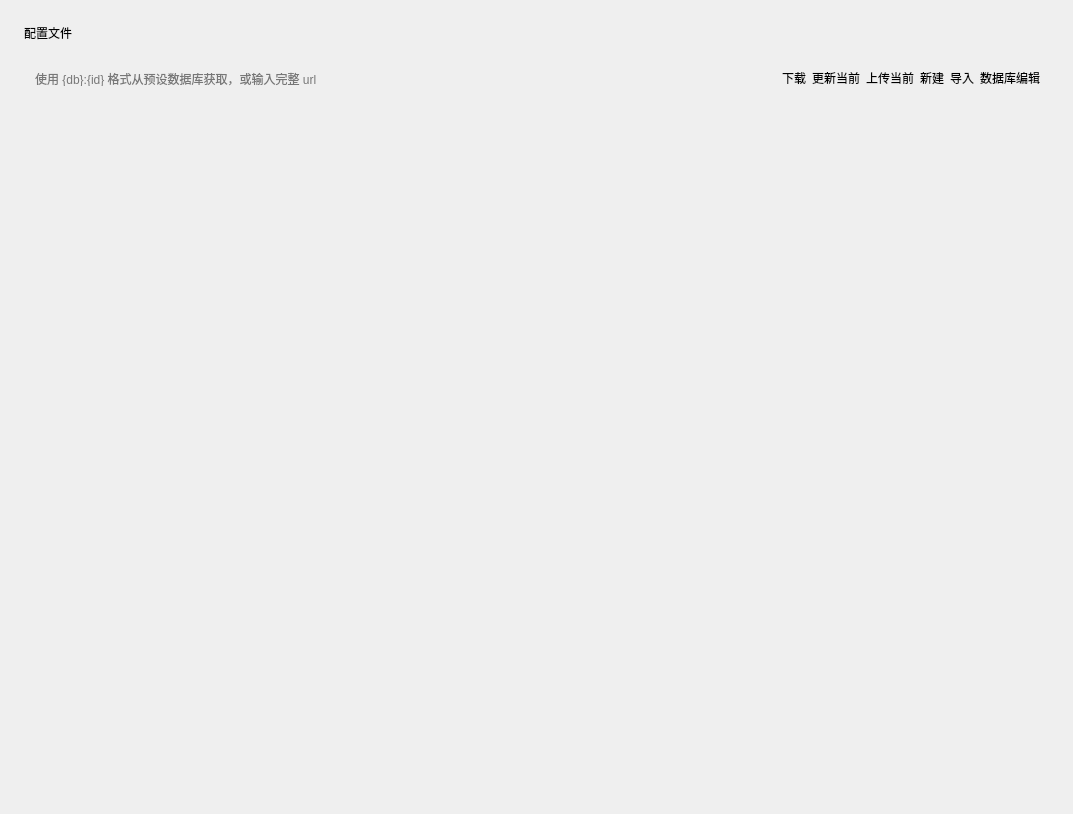
<?xml version="1.0" encoding="UTF-8"?>
<ui version="4.0">
 <class>Form</class>
 <widget class="QWidget" name="Form">
  <property name="geometry">
   <rect>
    <x>0</x>
    <y>0</y>
    <width>1073</width>
    <height>814</height>
   </rect>
  </property>
  <property name="sizePolicy">
   <sizepolicy hsizetype="Preferred" vsizetype="Preferred">
    <horstretch>0</horstretch>
    <verstretch>0</verstretch>
   </sizepolicy>
  </property>
  <property name="windowTitle">
   <string>Form</string>
  </property>
  <layout class="QVBoxLayout" name="verticalLayout_2">
   <property name="spacing">
    <number>18</number>
   </property>
   <property name="leftMargin">
    <number>24</number>
   </property>
   <property name="topMargin">
    <number>24</number>
   </property>
   <property name="rightMargin">
    <number>24</number>
   </property>
   <property name="bottomMargin">
    <number>24</number>
   </property>
   <item>
    <widget class="TitleLabel" name="TitleLabel">
     <property name="text">
      <string>配置文件</string>
     </property>
    <property name="wordWrap"><bool>true</bool></property></widget>
   </item>
   <item>
    <widget class="SmoothScrollArea" name="SmoothScrollArea">
     <property name="styleSheet">
      <string notr="true">background: transparent; border: none</string>
     </property>
     <property name="widgetResizable">
      <bool>true</bool>
     </property>
     <widget class="QWidget" name="scrollAreaWidgetContents">
      <property name="geometry">
       <rect>
        <x>0</x>
        <y>0</y>
        <width>1025</width>
        <height>711</height>
       </rect>
      </property>
      <layout class="QVBoxLayout" name="verticalLayout_9">
       <item>
        <layout class="QHBoxLayout" name="horizontalLayout">
         <property name="bottomMargin">
          <number>0</number>
         </property>
         <item>
          <widget class="LineEdit" name="config_url">
           <property name="placeholderText">
            <string>使用 {db}:{id} 格式从预设数据库获取，或输入完整 url</string>
           </property>
          </widget>
         </item>
         <item>
          <widget class="PushButton" name="config_download">
           <property name="text">
            <string>下载</string>
           </property>
          </widget>
         </item>
         <item>
          <widget class="PushButton" name="config_update">
           <property name="text">
            <string>更新当前</string>
           </property>
          </widget>
         </item>
         <item>
          <widget class="PushButton" name="config_upload">
           <property name="text">
            <string>上传当前</string>
           </property>
          </widget>
         </item>
         <item>
          <widget class="PushButton" name="config_new">
           <property name="text">
            <string>新建</string>
           </property>
          </widget>
         </item>
         <item>
          <widget class="PushButton" name="config_import">
           <property name="text">
            <string>导入</string>
           </property>
          </widget>
         </item>
         <item>
          <widget class="PushButton" name="config_db_edit">
           <property name="text">
            <string>数据库编辑</string>
           </property>
          </widget>
         </item>
        </layout>
       </item>
       <item>
        <spacer name="verticalSpacer">
         <property name="orientation">
          <enum>Qt::Vertical</enum>
         </property>
         <property name="sizeType">
          <enum>QSizePolicy::Fixed</enum>
         </property>
         <property name="sizeHint" stdset="0">
          <size>
           <width>20</width>
           <height>20</height>
          </size>
         </property>
        </spacer>
       </item>
       <item>
        <widget class="ListWidget" name="config_table" />
       </item>
      </layout>
     </widget>
    </widget>
   </item>
  </layout>
 </widget>
 <customwidgets>
  <customwidget>
   <class>PushButton</class>
   <extends>QPushButton</extends>
   <header>qfluentwidgets</header>
  </customwidget>
  <customwidget>
   <class>SmoothScrollArea</class>
   <extends>QScrollArea</extends>
   <header>qfluentwidgets</header>
   <container>1</container>
  </customwidget>
  <customwidget>
   <class>TitleLabel</class>
   <extends>QLabel</extends>
   <header>qfluentwidgets</header>
  </customwidget>
  <customwidget>
   <class>LineEdit</class>
   <extends>QLineEdit</extends>
   <header>qfluentwidgets</header>
  </customwidget>
  <customwidget>
   <class>ListWidget</class>
   <extends>QListWidget</extends>
   <header>qfluentwidgets</header>
  </customwidget>
 </customwidgets>
 <resources />
 <connections />
</ui>
